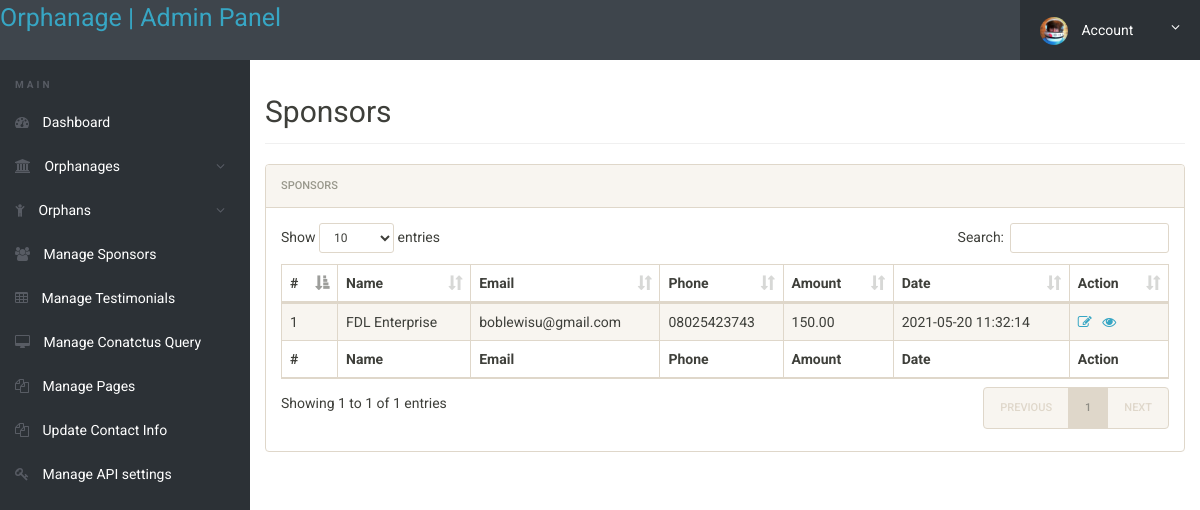
Screenshot of /admin/orphanage-sponsor.php?orphanageid=1 (signed in) with the database file from the repository.
### tables this page shows
CREATE TABLE `tbl_donations` (
  `id` int(11) NOT NULL,
  `orphan_id` int(11) NOT NULL,
  `orphanage_id` int(11) NOT NULL,
  `donor_name` varchar(255) NOT NULL,
  `donor_email` varchar(255) DEFAULT NULL,
  `donor_phone` varchar(255) NOT NULL,
  `amount` varchar(255) NOT NULL,
  `date_donated` datetime NOT NULL DEFAULT CURRENT_TIMESTAMP
);

### admin/orphanage-sponsor.php (the view, shortened to what this page needs)
<?php
include('../includes/config.php');
if(strlen($_SESSION['alogin'])==0)
	{
header('location:index.php');
}
else{
$orphanageid=$_GET['orphanageid'];
 ?>
<!doctype html>
<html lang="en" class="no-js">
<head>
	<link rel="stylesheet" href="css/font-awesome.min.css">
	<link rel="stylesheet" href="css/bootstrap.min.css">
	<link rel="stylesheet" href="css/dataTables.bootstrap.min.css">
	<link rel="stylesheet" href="css/bootstrap-social.css">
	<link rel="stylesheet" href="css/bootstrap-select.css">
	<link rel="stylesheet" href="css/fileinput.min.css">
	<link rel="stylesheet" href="css/awesome-bootstrap-checkbox.css">
	<link rel="stylesheet" href="css/style.css">
</head>
<body>
	<?php include('includes/header.php');?>
	<div class="ts-main-content">
		<?php include('includes/leftbar.php');?>
		<div class="content-wrapper">
			<div class="container-fluid">
				<div class="row">
					<div class="col-md-12">
						<h2 class="page-title">Sponsors</h2>
						<div class="panel panel-default">
							<div class="panel-heading">Sponsors</div>
							<div class="panel-body">
								<table id="zctb" class="display table table-striped table-bordered table-hover" cellspacing="0" width="100%">
									<thead>
										<tr>
										<th>#</th>
											<th> Name</th>
											<th>Email</th>
										<th>Phone</th>
										<th>Amount</th>
										<th>Date</th>
										<th>Action</th>
										</tr>
									</thead>
									<tfoot>
										<tr>
										<th>#</th>
											<th> Name</th>
											<th>Email</th>
										<th>Phone</th>
										<th>Amount</th>
										<th>Date</th>
										<th>Action</th>
										</tr>
									</tfoot>
									<tbody>
									<?php $sql = "SELECT * from  tbl_donations WHERE orphanage_id='$orphanageid'";
$query = $dbh -> prepare($sql);
$query->execute();
$results=$query->fetchAll(PDO::FETCH_OBJ);
$cnt=1;
if($query->rowCount() > 0)
{
foreach($results as $result)
{				?>
										<tr>
											<td><?php echo htmlentities($cnt);?></td>
											<td><?php echo htmlentities($result->donor_name);?></td>
											<td><?php echo htmlentities($result->donor_email);?></td>
											<td><?php echo htmlentities($result->donor_phone);?></td>
											<td><?php echo htmlentities($result->amount);?></td>
											<td><?php echo htmlentities($result->date_donated);?></td>
											<td>
											<a href="edit-sponsor.php?sponsorid=<?php echo $result->id;?>" title="edit"><i class="fa fa-edit"></i></a>&nbsp;&nbsp;
										<a href="sponsor-details.php?sponsorid=<?php echo htmlentities($result->id);?>" title="view"><i class="fa fa-eye"></i></a>
										</td>
										</tr>
										<?php $cnt=$cnt+1; }} ?>
									</tbody>
								</table>
							</div>
						</div>
					</div>
				</div>
			</div>
		</div>
	</div>
</body>
</html>
<?php } ?>

### admin/css/style.css (style rules this page uses)
html { font-size: 14px; }
@media only screen and (min-width: 480px) { html { font-size: 17px; } }
@media only screen and (min-width: 768px) { html { font-size: 14px; } }
body { font-size: 1em; }
a { color: #37a6c4; }
.panel { overflow: hidden; }
.page-title { padding-bottom: 15px; margin-bottom: 20px; border-bottom: 1px solid #f0f0f0; }
.ts-main-content .content-wrapper { padding-top: 15px; margin-top: 60px; }
@media only screen and (min-width: 992px) { .ts-main-content .content-wrapper { margin-left: 250px; } }

### rows the page displays
tbl_donations: donor_name "FDL Enterprise", donor_email "boblewisu@gmail.com", donor_phone "08025423743", amount "150.00", date_donated "2021-05-20 11:32:14"
